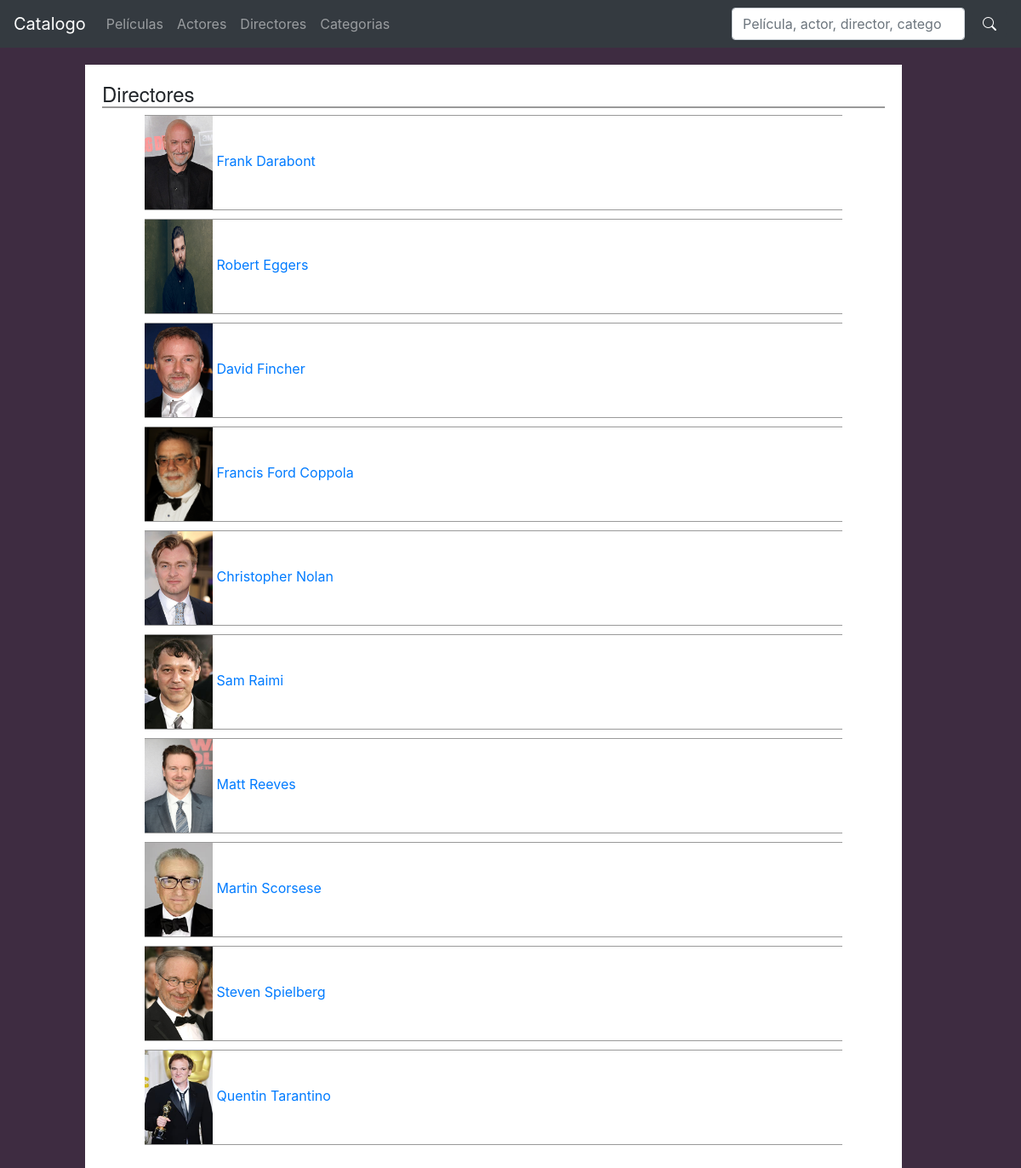
Screenshot of /directores/ with the database file from the repository.
### catalogo/models.py (models this page shows, shortened)
class Director(models.Model):
    nombre = models.CharField(max_length=100)
    apellido = models.CharField(max_length=100)
    foto = models.ImageField(upload_to="media/directores")
    fecha_nacimiento = models.DateField()
    nacionalidad = CountryField()
    biografia = models.CharField(max_length=500,null=True,blank=True)

### catalogo/views/director_views.py (the view)
# urls.py: path("directores/",DirectorListView.as_view(),name="director-list"),
class DirectorListView(ListView):
    model = Director
    paginate_by=10
    template_name= "director_list.html"
    ordering= ["apellido", "nombre"]

### templates/director_list.html (shortened to what this page needs)
{% extends "home.html" %}
{% load static %}
    {%block content%}
    <div class="container-resultados">
        <h4 class="texto-titulo">Directores</h4>
        <div class="resultados-lista">
            {%for director in page_obj%}
                <li class="resultado">
                    <a href="{%url 'director-detail' director.pk%}" >
                        <img src="/media/{{director.foto}}" class="resultado-imagen">
                    </a>
                    <span class="resultado-texto">
                        <a href="{%url 'director-detail' director.pk%}"> {{director.nombre}} {{director.apellido}} </a>
                    </span>
                </li>
            {%endfor%}
        </div>
{%endblock%}

### static/principal.css (style rules this page uses)
body { background-color:#3E2C41; }
.texto-titulo { font-family: Neusa,Impact, Helvetica Neue,Arial,Sans-Serif; font-size: x-large; border-bottom: 2px solid #999; }
.container-resultados { margin: 20 100 10 100; background-color: white; justify-content: center; width: 80%; min-height:80%; padding:20px; }
.resultados-lista { position:relative; margin-left:50px; margin-right:50px; }
.resultado { list-style: none; border-bottom: 1.5px solid #999; border-top: 1.5px solid #999; margin-bottom:10px; }
.resultado-imagen { width: 80px; height: 110px; }

### rows the page displays
Director: foto (picture), nombre "Frank", apellido "Darabont"
Director: foto (picture), nombre "Robert", apellido "Eggers"
Director: foto (picture), nombre "David", apellido "Fincher"
Director: foto (picture), nombre "Francis", apellido "Ford Coppola"
Director: foto (picture), nombre "Christopher", apellido "Nolan"
Director: foto (picture), nombre "Sam", apellido "Raimi"
Director: foto (picture), nombre "Matt", apellido "Reeves"
Director: foto (picture), nombre "Martin", apellido "Scorsese"
Director: foto (picture), nombre "Steven", apellido "Spielberg"
Director: foto (picture), nombre "Quentin", apellido "Tarantino"
